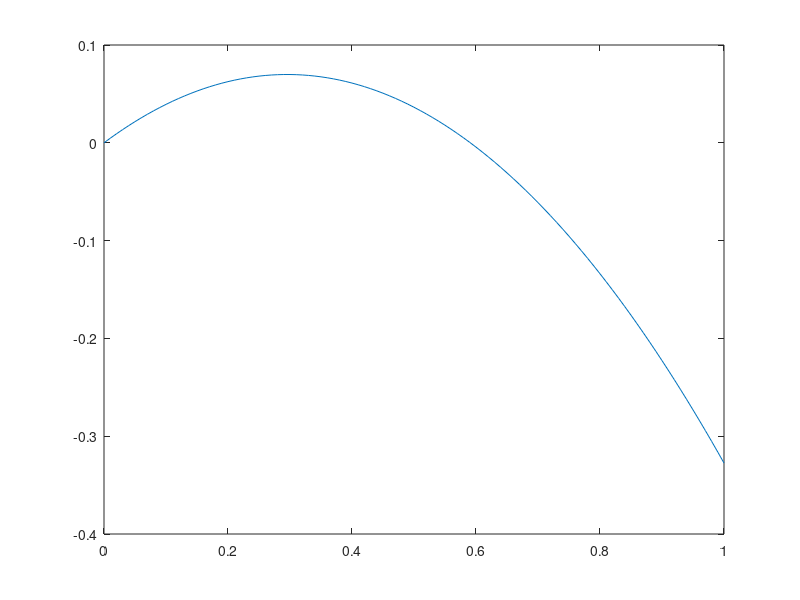

Write the MATLAB code that produced this figure.
% this script is used to test temporary codes

x = 0:0.01:1;
z = 0.52;
theta = 2;

y = z * sin(theta) * x + (cos(theta)/z) * (x.*x);
plot(x, y)
